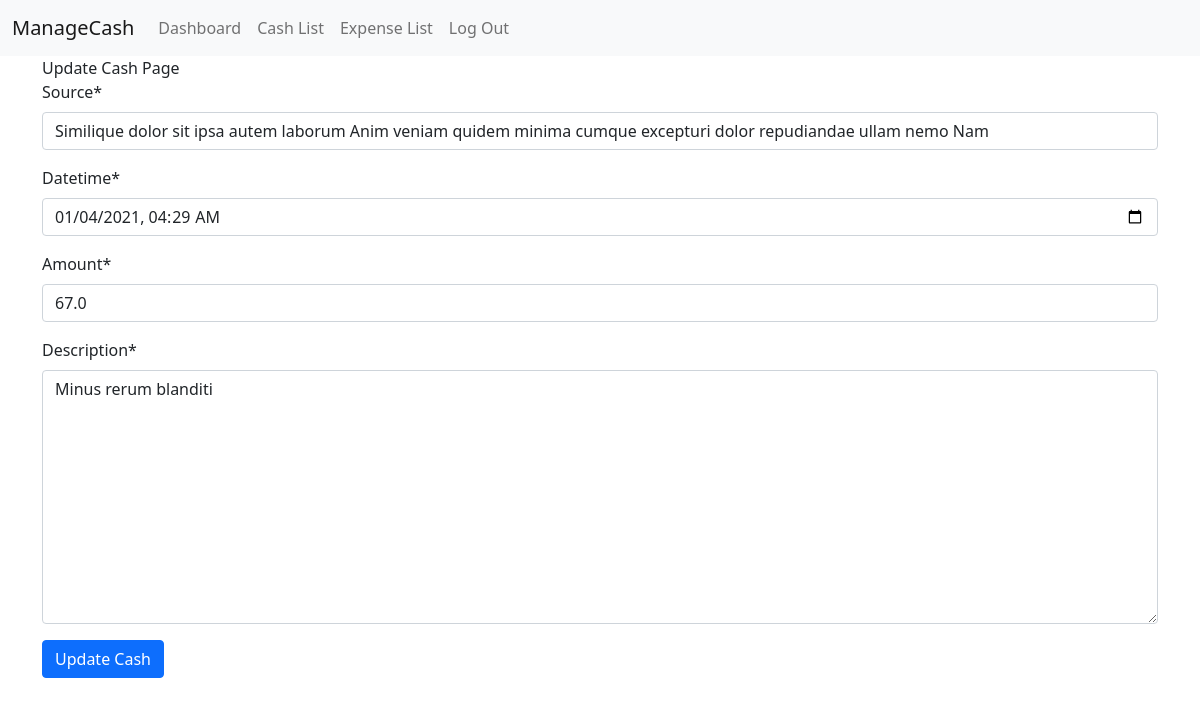
Screenshot of /update-cash/10/ (signed in) with the database file from the repository.
### ManageCash/models.py (models this page shows, shortened)
class AddCashModel(models.Model):
    user = models.ForeignKey(
        CustomUserModel,
        on_delete=models.CASCADE,
        related_name='cash_info',
        null=True
        )
    source = models.CharField(max_length=200,null=True)
    datetime = models.DateTimeField(null=True)
    amount = models.FloatField(null=True)
    description = models.TextField(null=True)

### ManageCash/views.py (the view, shortened to what this page needs)
# urls.py: path('update-cash/<str:id>/', update_cash, name="update_cash"),
@login_required
def update_cash(request, id):
    cash_data = AddCashModel.objects.get(id=id)
    form_data = AddCashForm(instance=cash_data)
    context = {
        'form_data':form_data,
        'form_title':'Update Cash Page',
        'form_btn': 'Update Cash'
    }
    return render(request, 'master/base-form.html',context)

### ManageCash/forms.py
class AddCashForm(forms.ModelForm):
    class Meta:
        model = AddCashModel
        fields = '__all__'
        exclude = ['user']
        widgets = {
            'datetime': forms.DateTimeInput(attrs={'type':'datetime-local'})
        }

### ManageCash/templates/master/base-form.html (shortened to what this page needs)
{% extends 'master/base.html' %}
{% load crispy_forms_tags %}
{% block body %}
{{form_title}}
<form method="POST" enctype="multipart/form-data">
    {{form_data|crispy}}
  <button type="submit" class="btn btn-primary">{{form_btn}}</button>
</form>
{% endblock body %}

### rows the page displays
AddCashModel: source "Similique dolor sit ipsa autem laborum Anim veniam quidem minima cumque excepturi dolor repudiandae ullam nemo Nam", datetime "01/04/2021 04:29", amount "67.0", description "Minus rerum blanditi"
